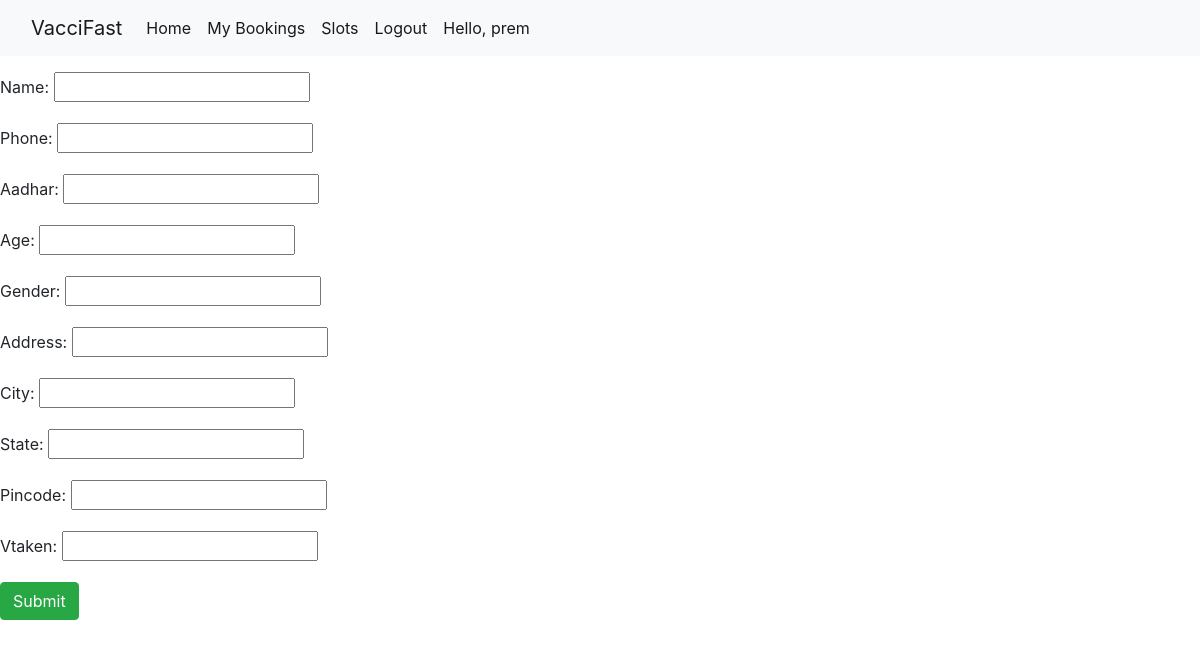
Page /profile/ (signed in) on the earlier database version.
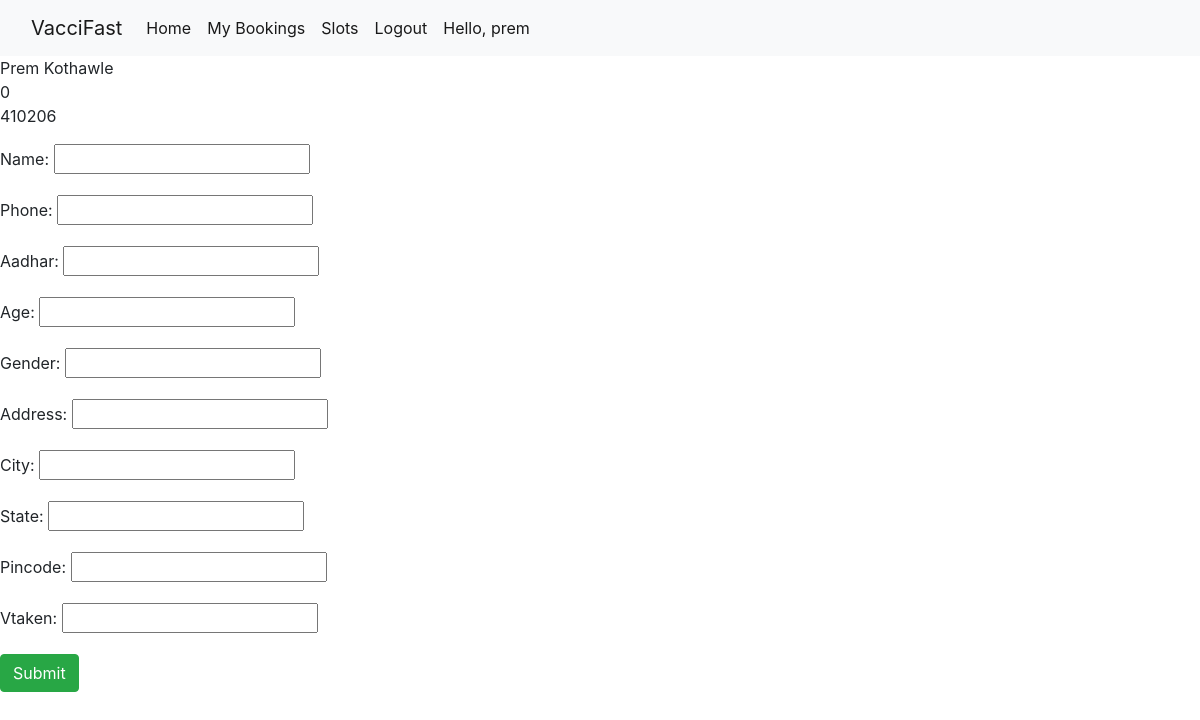
Same page on the later database version.
### vacciapp/models.py (models this page shows, shortened)
class Customer(models.Model):
    user = models.ForeignKey(User,on_delete=models.CASCADE)
    name = models.CharField(max_length=200,null=True)
    phone = models.CharField(max_length=200,null=True)
    email = models.CharField(max_length=200,null=True)
    aadhar = models.CharField(max_length=200,null=True)
    age = models.CharField(max_length=200,null=True)
    gender = models.CharField(max_length=200,null=True)
    address = models.CharField(max_length=200,null=True)
    city = models.CharField(max_length=200,null=True)
    state = models.CharField(max_length=200,null=True)
    pincode = models.CharField(max_length=200,null=True)
    vtaken = models.CharField(max_length=200,null=True)
    date_created = models.DateTimeField(auto_now_add=True,null=True)

### vacciapp/views.py (the view, shortened to what this page needs)
# urls.py: path('profile/',views.profile,name='profile'),
def profile(request):
    try:
        add = Customer.objects.filter(user=request.user)
    except:
        pass
    form = CustomerProfileForm()
    context = {
        'form' : form,
        'add' : add
    }
    return render(request,'vacciapp/profile.html',context)

### vacciapp/forms.py
class CustomerProfileForm(forms.ModelForm):
    class Meta:
        model = Customer
        fields = ['name','phone','aadhar','age','gender','address','city','state','pincode','vtaken']
        widgets = {'name':forms.TextInput(),'phone':forms.TextInput(),'aadhar':forms.TextInput(),'age':forms.TextInput(),'gender':forms.TextInput(),'address':forms.TextInput(),'city':forms.TextInput(),'state':forms.TextInput(),'pincode':forms.TextInput(),'vtaken':forms.TextInput()}

### templates/vacciapp/profile.html (shortened to what this page needs)
{% extends 'base.html' %}
{% block body %}
{% for ad in add %}
{% if forloop.counter == 1 %}
{{ad.name}}<br>
{{ad.vtaken}}<br>
{{ad.pincode}}<br>
{% endif %}
{% endfor %}
 <form method="POST" class="form-group">
        {{ form.as_p }}
        <button type="submit" class="btn btn-success">Submit</button>
    </form>
{% endblock %}

Differences in the rows shown:
added Customer: name "Prem Kothawle", vtaken "0", pincode "410206"
